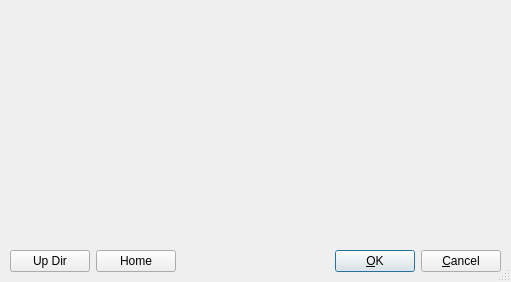
<ui version="4.0" >
 <author></author>
 <comment></comment>
 <exportmacro></exportmacro>
 <class>pqServerFileBrowserBase</class>
 <widget class="QDialog" name="pqServerFileBrowserBase" >
  <property name="geometry" >
   <rect>
    <x>0</x>
    <y>0</y>
    <width>511</width>
    <height>282</height>
   </rect>
  </property>
  <property name="windowTitle" >
   <string>Open File:</string>
  </property>
  <property name="sizeGripEnabled" >
   <bool>true</bool>
  </property>
  <layout class="QGridLayout" >
   <property name="margin" >
    <number>10</number>
   </property>
   <property name="spacing" >
    <number>6</number>
   </property>
   <item row="1" column="0" >
    <layout class="QHBoxLayout" >
     <property name="margin" >
      <number>0</number>
     </property>
     <property name="spacing" >
      <number>6</number>
     </property>
     <item>
      <widget class="QPushButton" name="buttonUp" >
       <property name="text" >
        <string>Up Dir</string>
       </property>
      </widget>
     </item>
     <item>
      <widget class="QPushButton" name="buttonHome" >
       <property name="text" >
        <string>Home</string>
       </property>
      </widget>
     </item>
     <item>
      <spacer>
       <property name="orientation" >
        <enum>Qt::Horizontal</enum>
       </property>
       <property name="sizeType" >
        <enum>QSizePolicy::Expanding</enum>
       </property>
       <property name="sizeHint" >
        <size>
         <width>70</width>
         <height>20</height>
        </size>
       </property>
      </spacer>
     </item>
     <item>
      <widget class="QPushButton" name="buttonOk" >
       <property name="text" >
        <string>&amp;OK</string>
       </property>
       <property name="shortcut" >
        <string/>
       </property>
       <property name="autoDefault" >
        <bool>true</bool>
       </property>
       <property name="default" >
        <bool>true</bool>
       </property>
      </widget>
     </item>
     <item>
      <widget class="QPushButton" name="buttonCancel" >
       <property name="text" >
        <string>&amp;Cancel</string>
       </property>
       <property name="shortcut" >
        <string/>
       </property>
       <property name="autoDefault" >
        <bool>true</bool>
       </property>
      </widget>
     </item>
    </layout>
   </item>
   <item row="0" column="0" >
    <widget class="pqServerFileBrowserList" name="fileList" />
   </item>
  </layout>
 </widget>
 <layoutdefault spacing="6" margin="11" />
 <pixmapfunction></pixmapfunction>
 <customwidgets>
  <customwidget>
   <class>pqServerFileBrowserList</class>
   <extends>QWidget</extends>
   <header>pqServerFileBrowserList.h</header>
   <container>0</container>
   <pixmap></pixmap>
  </customwidget>
 </customwidgets>
 <resources/>
 <connections>
  <connection>
   <sender>buttonOk</sender>
   <signal>clicked()</signal>
   <receiver>pqServerFileBrowserBase</receiver>
   <slot>accept()</slot>
   <hints>
    <hint type="sourcelabel" >
     <x>366</x>
     <y>259</y>
    </hint>
    <hint type="destinationlabel" >
     <x>364</x>
     <y>-45</y>
    </hint>
   </hints>
  </connection>
  <connection>
   <sender>buttonCancel</sender>
   <signal>clicked()</signal>
   <receiver>pqServerFileBrowserBase</receiver>
   <slot>reject()</slot>
   <hints>
    <hint type="sourcelabel" >
     <x>452</x>
     <y>258</y>
    </hint>
    <hint type="destinationlabel" >
     <x>457</x>
     <y>-16</y>
    </hint>
   </hints>
  </connection>
 </connections>
</ui>
